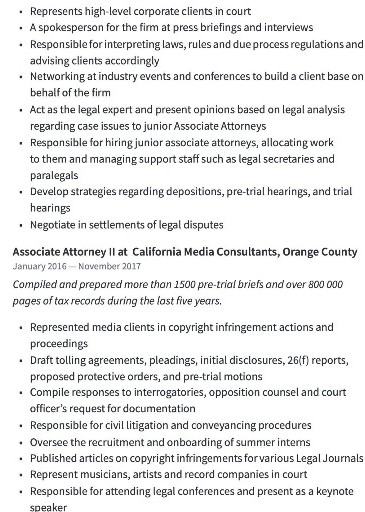
#> input picture src/ocr/WhatsApp Image 2026-01-28 at 18.16.19.jpeg, 365 x 512 px; its folder holds only this picture in this run
$ python -i blur_features.py   (imports and definitions only)   (older library calls are emulated)
#> lines starting #> are read from the running program, lines starting #| are printed output that depends on the picture
import cv2
import numpy as np


# Blur
def blur_laplacian(gray):
    """
    Mede blur global (defocus blur) usando a variância do Laplaciano.

    A ideia base é:
    - Imagens nítidas têm muitas bordas → Laplaciano com grande variação
    - Imagens desfocadas têm poucas bordas → baixa variância

    Args:
        gray (numpy.ndarray): Imagem em escala de cinzentos.

    Returns:
        float: Variância do Laplaciano (quanto maior, mais nítida).
    """
    # Aplica o operador Laplaciano para realçar bordas
    laplacian = cv2.Laplacian(gray, cv2.CV_64F)

    # Calcula a variância do Laplaciano
    return laplacian.var()

# [33 lines left out: function blur_fft, not called in this run]

def blur_motion(gray):
    """
    Deteta motion blur analisando a direção dominante dos gradientes.

    Motion blur cria bordas fortes numa direção específica.
    Se uma direção dominar claramente, há forte indício de motion blur.

    Args:
        gray (numpy.ndarray): Imagem em escala de cinzentos.

    Returns:
        float: Grau de dominância direcional (valores altos → motion blur).
    """
    # Gradientes horizontal e vertical
    gx = cv2.Sobel(gray, cv2.CV_64F, 1, 0, ksize=3)
    gy = cv2.Sobel(gray, cv2.CV_64F, 0, 1, ksize=3)

    # Magnitude e ângulo dos gradientes
    magnitude = np.sqrt(gx**2 + gy**2)
    angle = np.arctan2(gy, gx)

    # Histograma das direções ponderado pela magnitude
    hist, _ = np.histogram(
        angle,
        bins=36,
        range=(-np.pi, np.pi),
        weights=magnitude
    )

    # Dominância: pico máximo vs média
    return hist.max() / (hist.mean() + 1e-6)

# [61 lines left out: functions blur_local, blur_contrast, not called in this run]

def blur_tenengrad(gray):
    """
    Deteta blur artificial (suavização, compressão, AI).

    O método Tenengrad usa a energia do Sobel,
    sendo mais robusto que o Laplaciano em certos cenários.

    Args:
        gray (numpy.ndarray): Imagem em escala de cinzentos.

    Returns:
        float: Energia Tenengrad (quanto maior, mais nítida).
    """
    gx = cv2.Sobel(gray, cv2.CV_64F, 1, 0)
    gy = cv2.Sobel(gray, cv2.CV_64F, 0, 1)

    return np.mean(gx**2 + gy**2)

# [30 lines left out: function blur_log_quantile, not called in this run]


def split_into_grid(gray, grid=4):
    """
    Divide a imagem em grid x grid blocos.
    Returns: lista de patches (sub-imagens)
    """
#> called with grid = 4
    h, w = gray.shape
#> h = 512; w = 365
    patches = []

    for gy in range(grid):
        for gx in range(grid):
            y1 = int(gy * h / grid)
            y2 = int((gy + 1) * h / grid)
            x1 = int(gx * w / grid)
            x2 = int((gx + 1) * w / grid)

            patch = gray[y1:y2, x1:x2]
            patches.append(patch)
#> after the loop, patches = 16 items

    return patches


def blur_grid_features(gray, grid=4):
    """
    Extrai métricas de blur por blocos e agrega estatisticamente.
    Serve para detetar:
      - defocus parcial
      - motion blur parcial
      - zonas localmente nítidas

    Returns: dict com métricas robustas.
    """
    patches = split_into_grid(gray, grid=grid)
#> patches = 16 items

    lap_vals = []
    ten_vals = []
    motion_vals = []

    for p in patches:
        if p.size == 0:
            continue

        lap_vals.append(blur_laplacian(p))
        ten_vals.append(blur_tenengrad(p))
        motion_vals.append(blur_motion(p))
#> this loop made 16 passes
#> pass 1, in blur_laplacian, `laplacian = cv2.Laplacian(gray, cv2.CV_64F)`:
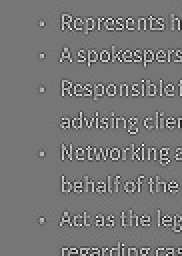
#> laplacian: shape (128, 91) float64 (shown 2 times larger); min -675, max 777, mean -0.1; drawn with min black and max white
#> pass 1, in blur_tenengrad, `gx = cv2.Sobel(gray, cv2.CV_64F, 1, 0)`:
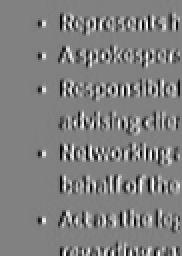
#> gx: shape (128, 91) float64 (shown 2 times larger); min -865, max 843, mean -3.5; drawn with min black and max white
#> pass 1, in blur_tenengrad, `gy = cv2.Sobel(gray, cv2.CV_64F, 0, 1)`:
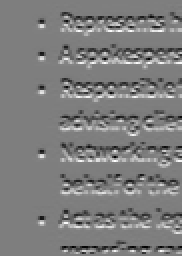
#> gy: shape (128, 91) float64 (shown 2 times larger); min -817, max 828, mean -3.3; drawn with min black and max white
#> pass 1, in blur_motion, `magnitude = np.sqrt(gx**2 + gy**2)`:
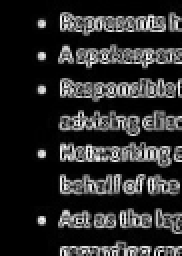
#> magnitude: shape (128, 91) float64 (shown 2 times larger); min 0, max 898, mean 150; drawn with min black and max white
#> after the loop, lap_vals = [24362.1, 28901.2, 23755.2, 14132.4, 21870.8, 23849.9, 21150.4, 13071.2, 21900.5, 23362.9, 20141.4, 11121.2, 23763.5, 32183.4, 27923.6, 17209.7]; motion_vals = [2.12, 2.51, 2.35, 2.3, 2.68, 3.05, 2.98, 2.73, 1.92, 2.07, 2.13, 2.01, 2.32, 2.28, 2.21, 2.26]; ten_vals = [75602.2, 90249.1, 74966.2, 42663, 72093.1, 77138.9, 68294, 46117.6, 68568.4, 70946.3, 59441, 32291.8, 75643, 100867.2, 88247, 55461.7]

    lap_vals = np.array(lap_vals, dtype=np.float32)
#> lap_vals = [24362.2, 28901.2, 23755.2, 14132.4, 21870.8, 23849.9, 21150.4, 13071.2, 21900.5, 23362.9, 20141.4, 11121.2, 23763.5, 32183.4, 27923.6, 17209.7]
    ten_vals = np.array(ten_vals, dtype=np.float32)
#> ten_vals = [75602.2, 90249.1, 74966.2, 42663, 72093.1, 77138.9, 68294, 46117.6, 68568.4, 70946.3, 59441, 32291.8, 75643, 100867.1, 88247, 55461.7]
    motion_vals = np.array(motion_vals, dtype=np.float32)

    def stats(x):
        p10 = np.percentile(x, 10)
#> p10 = 13601.8
        p90 = np.percentile(x, 90)
#> p90 = 28412.4
        maxv = np.max(x)
#> maxv = 32183.4

        return {
            "mean": float(np.mean(x)),
            "std": float(np.std(x)),
            "p10": float(p10),
            "p90": float(p90),
            "max": float(maxv),
            "ratio_p90_p10": float(p90 / (p10 + 1e-6)),
            "ratio_max_p10": float(maxv / (p10 + 1e-6))}

    lap_stats = stats(lap_vals)
#> lap_stats = {'mean': 21793.7, 'std': 5533.5, 'p10': 13601.8, 'p90': 28412.4, 'max': 32183.4, 'ratio_p90_p10': 2.09, 'ratio_max_p10': 2.37}
    ten_stats = stats(ten_vals)
#> ten_stats = {'mean': 68661.9, 'std': 17461.8, 'p10': 44390.3, 'p90': 89248, 'max': 100867.1, 'ratio_p90_p10': 2.01, 'ratio_max_p10': 2.27}
    motion_stats = stats(motion_vals)
#> motion_stats = {'mean': 2.37, 'std': 0.324, 'p10': 2.04, 'p90': 2.85, 'max': 3.05, 'ratio_p90_p10': 1.4, 'ratio_max_p10': 1.5}

    return {
        # Laplacian (defocused blur)
        "grid_blur_lap_mean": lap_stats["mean"],
        "grid_blur_lap_std": lap_stats["std"],
        "grid_blur_lap_p10": lap_stats["p10"],
        "grid_blur_lap_p90": lap_stats["p90"],
        "grid_blur_lap_max": lap_stats["max"],
        "grid_blur_lap_ratio": lap_stats["ratio_p90_p10"],
        "grid_blur_lap_ratio_max": lap_stats["ratio_max_p10"],

        # Tenengrad
        "grid_blur_ten_mean": ten_stats["mean"],
        "grid_blur_ten_std": ten_stats["std"],
        "grid_blur_ten_p10": ten_stats["p10"],
        "grid_blur_ten_p90": ten_stats["p90"],
        "grid_blur_ten_max": ten_stats["max"],
        "grid_blur_ten_ratio": ten_stats["ratio_p90_p10"],
        "grid_blur_ten_ratio_max": ten_stats["ratio_max_p10"],

        # Motion
        "grid_motion_mean": motion_stats["mean"],
        "grid_motion_std": motion_stats["std"],
        "grid_motion_p10": motion_stats["p10"],
        "grid_motion_p90": motion_stats["p90"],
        "grid_motion_max": motion_stats["max"],
        "grid_motion_ratio": motion_stats["ratio_p90_p10"],
        "grid_motion_ratio_max": motion_stats["ratio_max_p10"]}


# Opcional
# [37 lines left out: function blur_all_features, not called in this run]

>>> import cv2
>>> picture = cv2.imread('../../ocr/WhatsApp Image 2026-01-28 at 18.16.19.jpeg', cv2.IMREAD_GRAYSCALE)
>>> result = blur_grid_features(picture)
#> result = 21 items
